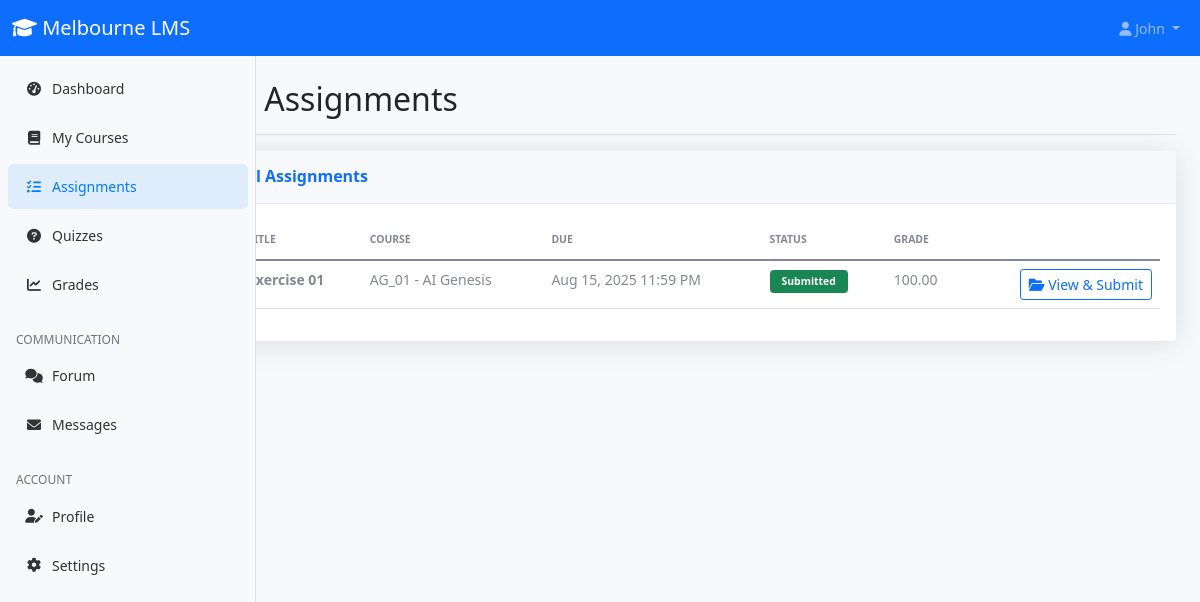
Screenshot of /student/assignments.php (signed in) with the database file from the repository.
### tables this page shows
CREATE TABLE `assignments` (
  `id` int(11) NOT NULL,
  `course_id` int(11) NOT NULL,
  `title` varchar(200) NOT NULL,
  `description` text DEFAULT NULL,
  `due_date` datetime DEFAULT NULL,
  `max_points` decimal(5,2) DEFAULT 100.00,
  `created_by` int(11) NOT NULL,
  `created_at` timestamp NOT NULL DEFAULT current_timestamp()
);

CREATE TABLE `courses` (
  `id` int(11) NOT NULL,
  `title` varchar(200) NOT NULL,
  `description` text DEFAULT NULL,
  `instructor_id` int(11) NOT NULL,
  `course_code` varchar(20) NOT NULL,
  `credits` int(11) DEFAULT 3,
  `semester` varchar(20) DEFAULT NULL,
  `year` int(11) DEFAULT NULL,
  `max_students` int(11) DEFAULT 50,
  `status` enum('active','inactive') DEFAULT 'active',
  `created_at` timestamp NOT NULL DEFAULT current_timestamp()
);

### config/database.php (called while the page is built, shortened)
<?php
function formatDate($date)
{
    return date('M j, Y g:i A', strtotime($date));
}

### student/assignments.php (the view, shortened to what this page needs)
<?php
require_once '../config/database.php';
$database = new Database();
$db = $database->getConnection();
$stmt = $db->prepare('SELECT a.*, c.title AS course_title, c.course_code,
	(SELECT s.grade FROM assignment_submissions s WHERE s.assignment_id = a.id AND s.student_id = ?) AS my_grade,
	(SELECT s.submitted_at FROM assignment_submissions s WHERE s.assignment_id = a.id AND s.student_id = ?) AS my_submitted_at
	FROM assignments a
	JOIN courses c ON a.course_id = c.id
	JOIN enrollments e ON e.course_id = c.id AND e.student_id = ? AND e.status = "enrolled"
	ORDER BY a.due_date IS NULL, a.due_date ASC, a.created_at DESC');
$stmt->execute([$_SESSION['user_id'], $_SESSION['user_id'], $_SESSION['user_id']]);
$assignments = $stmt->fetchAll(PDO::FETCH_ASSOC);
?>
<!DOCTYPE html>
<html lang="en">
<head>
	<link href="https://cdn.jsdelivr.net/npm/bootstrap@5.1.3/dist/css/bootstrap.min.css" rel="stylesheet">
	<link href="https://cdnjs.cloudflare.com/ajax/libs/font-awesome/6.0.0/css/all.min.css" rel="stylesheet">
	<link href="../assets/css/dashboard.css" rel="stylesheet">
</head>
<body>
	<?php include '../includes/student_navbar.php'; ?>
	<div class="container-fluid">
		<div class="row">
			<?php include '../includes/student_sidebar.php'; ?>
			<main class="col-md-9 ms-sm-auto col-lg-10 px-md-4">
				<div class="d-flex justify-content-between flex-wrap flex-md-nowrap align-items-center pt-3 pb-2 mb-3 border-bottom">
					<h1 class="h2"><i class="fas fa-tasks"></i> Assignments</h1>
				</div>
				<div class="card shadow">
					<div class="card-header py-3">
						<h6 class="m-0 font-weight-bold text-primary">All Assignments</h6>
					</div>
					<div class="card-body">
						<?php if (empty($assignments)): ?>
							<p class="text-muted">No assignments yet.</p>
						<?php else: ?>
							<div class="table-responsive">
								<table class="table table-hover">
									<thead>
										<tr>
											<th>Title</th>
											<th>Course</th>
											<th>Due</th>
											<th>Status</th>
											<th>Grade</th>
											<th></th>
										</tr>
									</thead>
									<tbody>
										<?php foreach ($assignments as $a): ?>
										<tr>
											<td><strong><?php echo htmlspecialchars($a['title']); ?></strong></td>
											<td><?php echo htmlspecialchars($a['course_code'] . ' - ' . $a['course_title']); ?></td>
											<td><?php echo $a['due_date'] ? formatDate($a['due_date']) : '<span class="text-muted">—</span>'; ?></td>
											<td>
												<?php if ($a['my_submitted_at']): ?>
													<span class="badge bg-success">Submitted</span>
												<?php else: ?>
													<span class="badge bg-warning text-dark">Pending</span>
												<?php endif; ?>
											</td>
											<td><?php echo $a['my_grade'] !== null ? htmlspecialchars($a['my_grade']) : '<span class="text-muted">—</span>'; ?></td>
											<td class="text-end">
												<a class="btn btn-sm btn-outline-primary" href="assignment_view.php?id=<?php echo (int)$a['id']; ?>">
													<i class="fas fa-folder-open"></i> View & Submit
												</a>
											</td>
										</tr>
										<?php endforeach; ?>
									</tbody>
								</table>
							</div>
						<?php endif; ?>
					</div>
				</div>
			</main>
		</div>
	</div>
</body>
</html>

### assets/css/dashboard.css (style rules this page uses)
body { font-size: .875rem; background-color: #f8f9fc; }
main { padding-top: 0.5rem; }
.card { box-shadow: 0 0.15rem 1.75rem 0 rgba(58, 59, 69, 0.15) !important; border: none; }
.card-header { background-color: #f8f9fc; border-bottom: 1px solid #e3e6f0; }
.font-weight-bold { font-weight: 700 !important; }
.btn { border-radius: 0.35rem; font-weight: 400; }
.btn-sm { padding: 0.25rem 0.5rem; font-size: 0.875rem; border-radius: 0.2rem; }
.table { color: #858796; }
.table th { border-top: none; font-weight: 600; text-transform: uppercase; font-size: 0.65rem; padding-top: 0.75rem; padding-bottom: 0.75rem; }
.badge { font-weight: 600; font-size: 0.65rem; padding: 0.375rem 0.75rem; }
@media (min-width: 769px) { main { margin-left: 16rem; } }
.shadow { box-shadow: 0 0.15rem 1.75rem 0 rgba(58, 59, 69, 0.15) !important; }

### rows the page displays
assignments: title "Exercise 01", course.title "AG_01 - AI Genesis", due_date "Aug 15, 2025 11:59 PM", my_grade "100.00"

### other values shown
$_SESSION['first_name'] "John"
